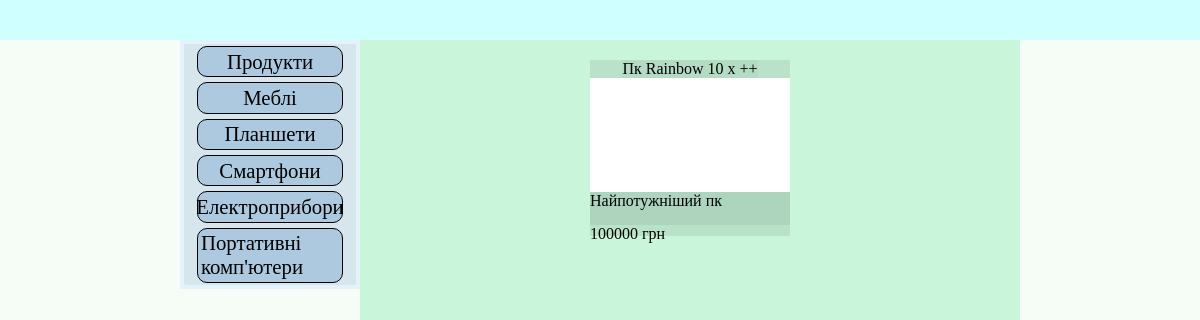
Page /main/store/ on the earlier database version.
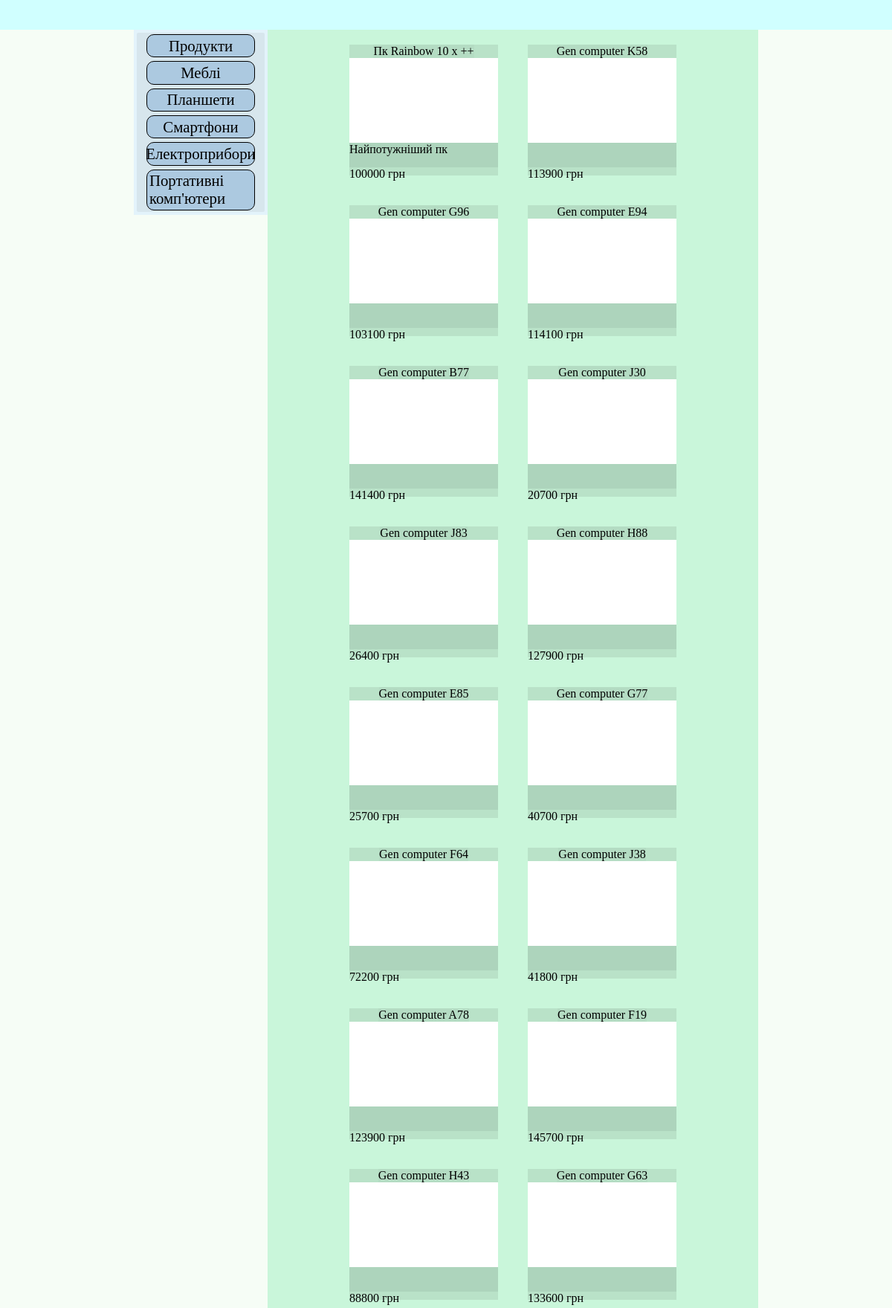
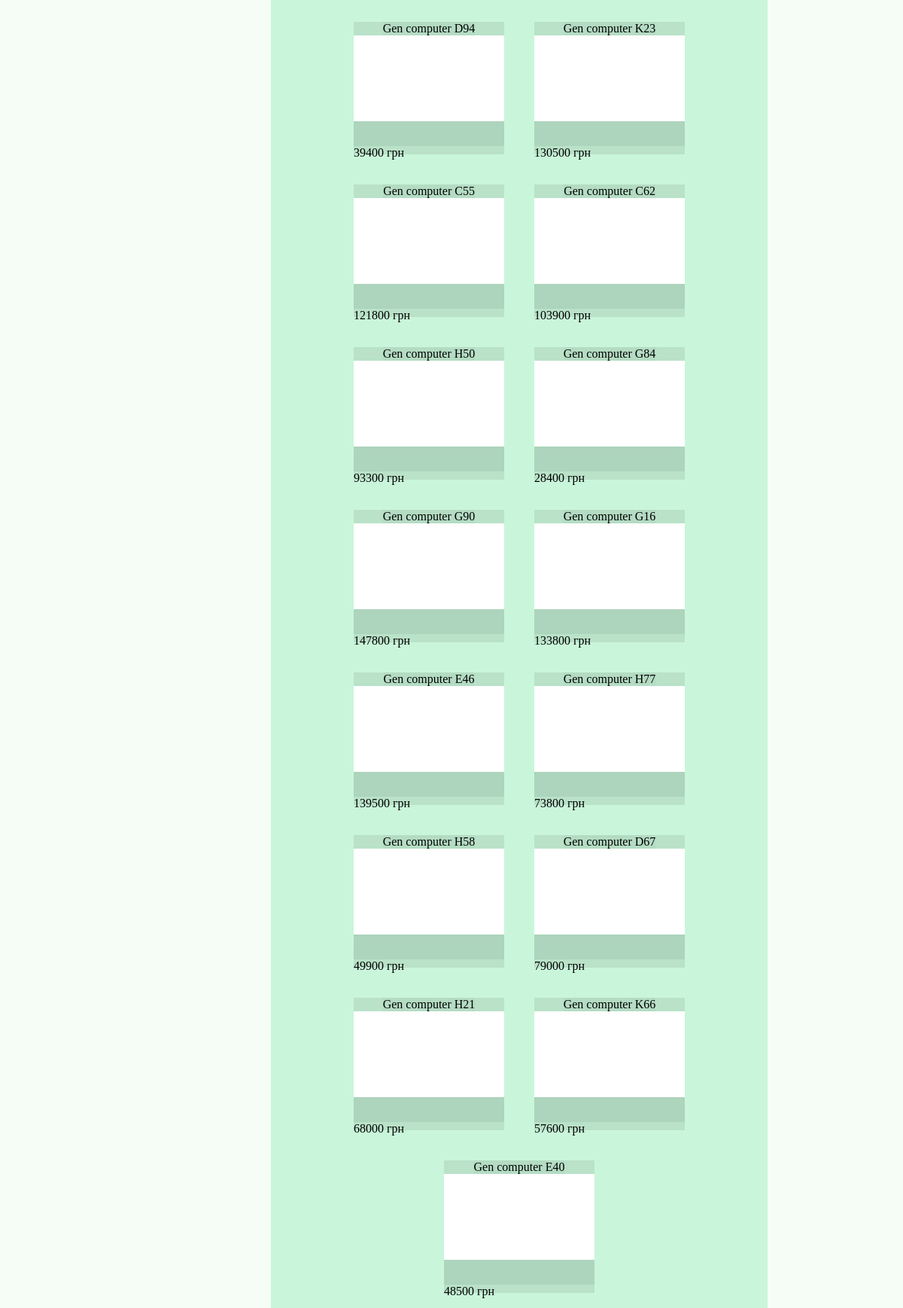
Same page on the later database version (2 pictures, top to bottom).
### MainApp/models.py (models this page shows, shortened)
class Category(models.Model):
    name = models.CharField(max_length=30, unique=True)
    description = models.TextField(max_length=300)

class Product(models.Model):
    name = models.CharField(max_length=30, unique=True)
    description = models.TextField(max_length=300, blank=True)
    price = models.IntegerField(default=0)
    availability = models.BooleanField(default=True)
    producer = models.ForeignKey(Producer, on_delete=models.PROTECT)
    category = models.ForeignKey(Category, on_delete=models.SET_NULL, blank=True, null=True, related_name='products')  # category.products.all()

### MainApp/views.py (the view)
# urls.py: path('store/', views.store),
def store(request):
    cat_id = request.GET.get('category')
    try:
        category = Category.objects.get(id=cat_id)
    except Category.DoesNotExist as exc:
        category = Category.objects.get(id=8)
    products = Product.objects.filter(category=category)
    return render(request, 'store.html', context={'categories': Category.objects.all(), 'category': category,
                                                  'products': products})

### MainApp/templates/store.html (shortened to what this page needs)
<!DOCTYPE html>
<html lang="en">
<head>
    {% load static %}
    <link rel="stylesheet" href="{% static 'CSS/store.css' %}">
</head>
<body>
    <div id="upper_panel"></div>
    <div id="content">
        <div id="left_panel">
            <div id="categories">
                {% for cat in categories %}
                    <a class="category" href="/main/store/?category={{cat.id}}">
                        {{ cat.name }}
                    </a>
                {% endfor %}
            </div>
        </div>
        <div id="main_panel">
            {% for prod in products %}
                <div class="product">
                    <div class="prod_header">{{ prod.name }}</div>
                    <div class="image_place">
                    </div>
                    <div class="prod_description">{{ prod.description }}</div>
                    <div class="prod_price"> {{ prod.price }} грн </div>
                </div>
            {% endfor %}
        </div>
    </div>
</body>
</html>

### MainApp/static/CSS/store.css (style rules this page uses)
body { margin: 0px; padding: 0px; width: 100vw; min-height: 100vh; }
#upper_panel { background-color: rgba(155, 255, 255, 0.466); height: 5vh; width: 100%; }
#content { background-color: rgb(246, 253, 246); display: flex; justify-content: center; width: 100%; min-height: 95vh; }
#left_panel { background-color: rgba(213, 235, 255, 0.568); height: 100%; width: 15%; }
#main_panel { background-color: rgba(144, 238, 183, 0.445); min-height: 95vh; width: 55%; display: flex; flex-wrap: wrap; justify-content: center; }
#categories { display: flex; align-items: center; flex-direction: column; background-color: rgba(0, 0, 0, 0.055); margin: 2%; height: 50%; border-radius: 2px; }
.category { display: flex; color: black; font-size: 1.3rem; text-decoration: none; border: 1px solid black; background-color: rgba(152, 188, 219, 0.678); border-radius: 10px; width: 80%; justify-content: center; align-items: center; margin: 1.5%; padding: 1.5%; transition-duration: 0.3s; }
.product { width: 15%; height: 22vh; background-color: rgba(0, 0, 0, 0.082); margin: 20px; min-width: 200px; display: flex; flex-direction: column; align-items: center; }
.prod_header { height: 10%; background-color: rgba(0, 0, 0, 0.027); }
.image_place { background-color: rgb(255, 255, 255); width: 100%; height: 65%; display: flex; flex-direction: column; align-items: center; }
.prod_description { background-color: rgba(0, 0, 0, 0.062); width: 100%; height: 19%; }
.prod_price { width: 100%; height: 6%; }

Differences in the rows shown:
added Product: name "Gen computer K58", price "113900"
added Product: name "Gen computer G96", price "103100"
added Product: name "Gen computer E94", price "114100"
added Product: name "Gen computer B77", price "141400"
added Product: name "Gen computer J30", price "20700"
added Product: name "Gen computer J83", price "26400"
added Product: name "Gen computer H88", price "127900"
added Product: name "Gen computer E85", price "25700"
added Product: name "Gen computer G77", price "40700"
added Product: name "Gen computer F64", price "72200"
added Product: name "Gen computer J38", price "41800"
added Product: name "Gen computer A78", price "123900"
added Product: name "Gen computer F19", price "145700"
added Product: name "Gen computer H43", price "88800"
added Product: name "Gen computer G63", price "133600"
added Product: name "Gen computer D94", price "39400"
added Product: name "Gen computer K23", price "130500"
added Product: name "Gen computer C55", price "121800"
added Product: name "Gen computer C62", price "103900"
added Product: name "Gen computer H50", price "93300"
added Product: name "Gen computer G84", price "28400"
added Product: name "Gen computer G90", price "147800"
added Product: name "Gen computer G16", price "133800"
added Product: name "Gen computer E46", price "139500"
added Product: name "Gen computer H77", price "73800"
added Product: name "Gen computer H58", price "49900"
added Product: name "Gen computer D67", price "79000"
added Product: name "Gen computer H21", price "68000"
added Product: name "Gen computer K66", price "57600"
added Product: name "Gen computer E40", price "48500"
